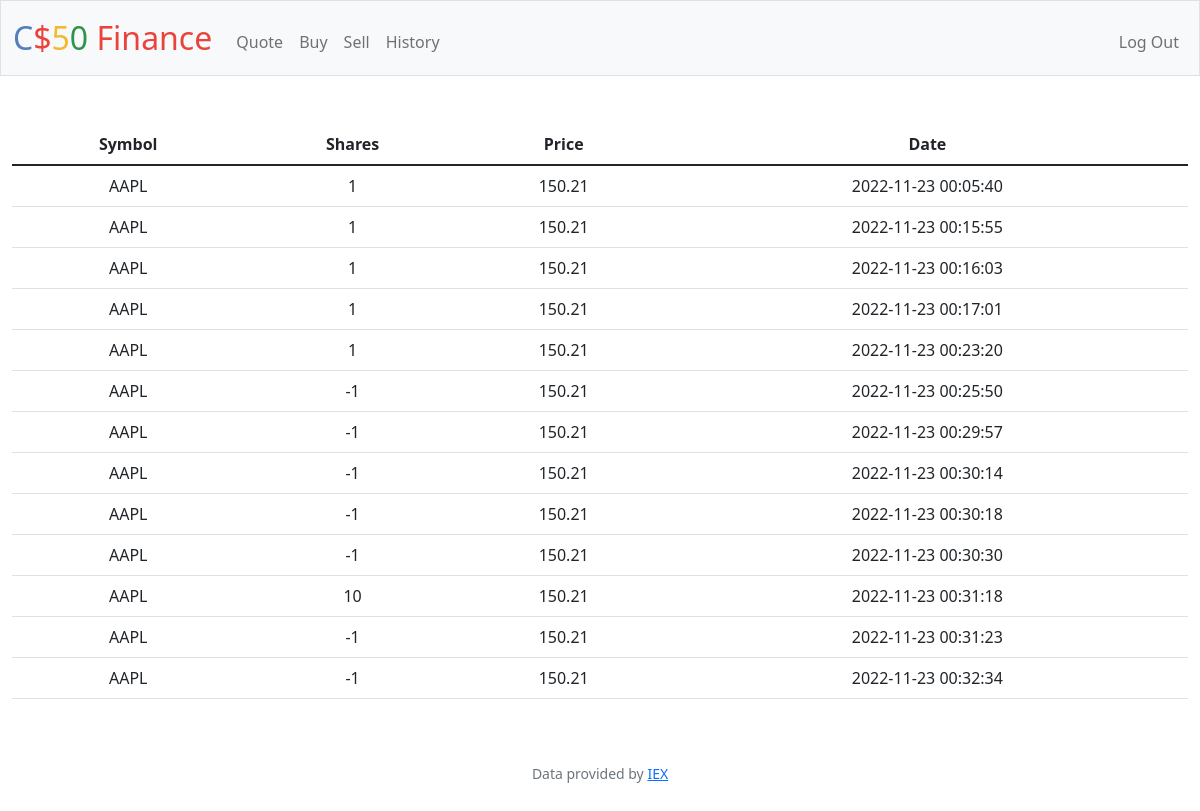
The app's page /history (signed in) with its own data.
### tables this page shows
CREATE TABLE 'transactions' ('id' INTEGER PRIMARY KEY AUTOINCREMENT NOT NULL, 'user_id' INTEGER, 'symbol' TEXT, 'shares' INTEGER, 'price' REAL, 'date' DATETIME, 'total' REAL);

### app.py (the view)
@app.route("/history")
@login_required
def history():
    userId = session["user_id"]
    transactions = db.execute("SELECT * FROM transactions WHERE user_id = :id", id=userId)
    userCashDb = db.execute("SELECT cash FROM users WHERE id = ?", userId)
    userCash = userCashDb[0]["cash"]
    return render_template("history.html", transactions=transactions)

### app.py (called while the page is built)
@app.after_request
def after_request(response):
    response.headers["Cache-Control"] = "no-cache, no-store, must-revalidate"
    response.headers["Expires"] = 0
    response.headers["Pragma"] = "no-cache"
    return response

### helpers.py (called while the page is built)
def login_required(f):
    @wraps(f)
    def decorated_function(*args, **kwargs):
        if session.get("user_id") is None:
            return redirect("/login")
        return f(*args, **kwargs)
    return decorated_function

### templates/history.html (shortened to what this page needs)
{% extends "layout.html" %}
{% block main %}
    <table class="table">
        <thead>
        <tr>
            <th class="tableHead">Symbol</th>
            <th class="tableHead" >Shares</th>
            <th class="tableHead" >Price</th>
            <th class="tableHead">Date</th>
        </tr>
        </thead>
        <tbody>
        {% for row in transactions %}
            <tr>
                <td class="tableData">{{ row["symbol"] }}</td>
                <td class="tableData">{{ row["shares"] }}</td>
                <td class="tableData">{{ row["price"] }}</td>
                <td class="tableData">{{ row["date"] }}</td>
            </tr>
        {% endfor %}
        </tbody>
    </table>
{% endblock %}

### templates/layout.html (shortened to what this page needs)
<!DOCTYPE html>
<html lang="en">
    <head>
        <link href="https://cdn.jsdelivr.net/npm/bootstrap@5.1.3/dist/css/bootstrap.min.css" rel="stylesheet">
        <link href="/static/styles.css" rel="stylesheet">
    </head>
    <body>
        <nav class="bg-light border navbar navbar-expand-md navbar-light">
            <div class="container-fluid">
                <a class="navbar-brand" href="/"><span class="blue">C</span><span class="red">$</span><span class="yellow">5</span><span class="green">0</span> <span class="red">Finance</span></a>
                <div class="collapse navbar-collapse" id="navbar">
                    {% if session["user_id"] %}
                        <ul class="navbar-nav me-auto mt-2">
                            <li class="nav-item"><a class="nav-link" href="/quote">Quote</a></li>
                            <li class="nav-item"><a class="nav-link" href="/buy">Buy</a></li>
                            <li class="nav-item"><a class="nav-link" href="/sell">Sell</a></li>
                            <li class="nav-item"><a class="nav-link" href="/history">History</a></li>
                        </ul>
                        <ul class="navbar-nav ms-auto mt-2">
                            <li class="nav-item"><a class="nav-link" href="/logout">Log Out</a></li>
                        </ul>
                    {% else %}
                        <ul class="navbar-nav ms-auto mt-2">
                            <li class="nav-item"><a class="nav-link" href="/register">Register</a></li>
                            <li class="nav-item"><a class="nav-link" href="/login">Log In</a></li>
                        </ul>
                    {% endif %}
                </div>
            </div>
        </nav>
        <main class="container-fluid py-5 text-center">
            {% block main %}{% endblock %}
        </main>
        <footer class="mb-5 small text-center text-muted">
            Data provided by <a href="https://iexcloud.io/">IEX</a>
        </footer>
    </body>
</html>

### static/styles.css (style rules this page uses)
nav .navbar-brand { font-size: xx-large; }
nav .navbar-brand .blue { color: #537fbe; }
nav .navbar-brand .red { color: #ea433b; }
nav .navbar-brand .yellow { color: #f5b82e; }
nav .navbar-brand .green { color: #2e944b; }
.table { align-items: center; }

### records on screen
transactions: symbol "AAPL", shares "1", price "150.21", date "2022-11-23 00:05:40"
transactions: symbol "AAPL", shares "1", price "150.21", date "2022-11-23 00:15:55"
transactions: symbol "AAPL", shares "1", price "150.21", date "2022-11-23 00:16:03"
transactions: symbol "AAPL", shares "1", price "150.21", date "2022-11-23 00:17:01"
transactions: symbol "AAPL", shares "1", price "150.21", date "2022-11-23 00:23:20"
transactions: symbol "AAPL", shares "-1", price "150.21", date "2022-11-23 00:25:50"
transactions: symbol "AAPL", shares "-1", price "150.21", date "2022-11-23 00:29:57"
transactions: symbol "AAPL", shares "-1", price "150.21", date "2022-11-23 00:30:14"
transactions: symbol "AAPL", shares "-1", price "150.21", date "2022-11-23 00:30:18"
transactions: symbol "AAPL", shares "-1", price "150.21", date "2022-11-23 00:30:30"
transactions: symbol "AAPL", shares "10", price "150.21", date "2022-11-23 00:31:18"
transactions: symbol "AAPL", shares "-1", price "150.21", date "2022-11-23 00:31:23"
transactions: symbol "AAPL", shares "-1", price "150.21", date "2022-11-23 00:32:34"
